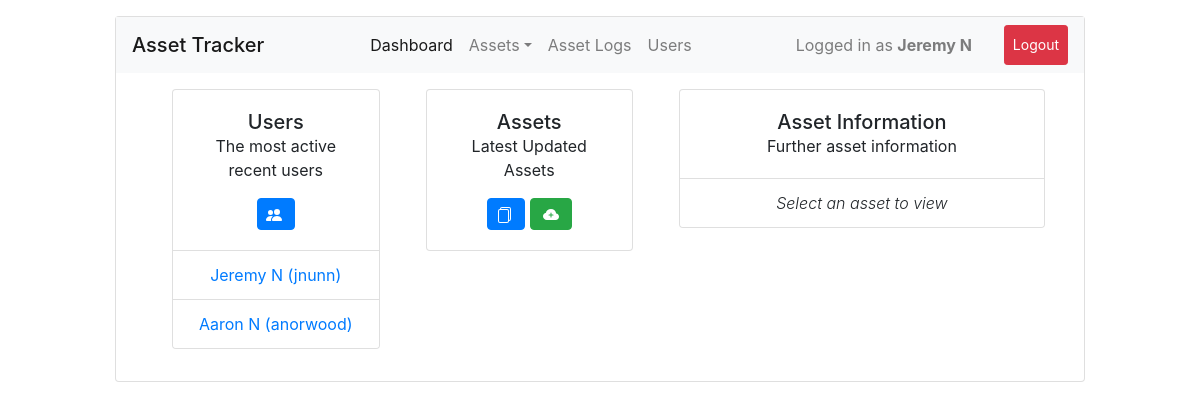
Page / (signed in) on the earlier database version.
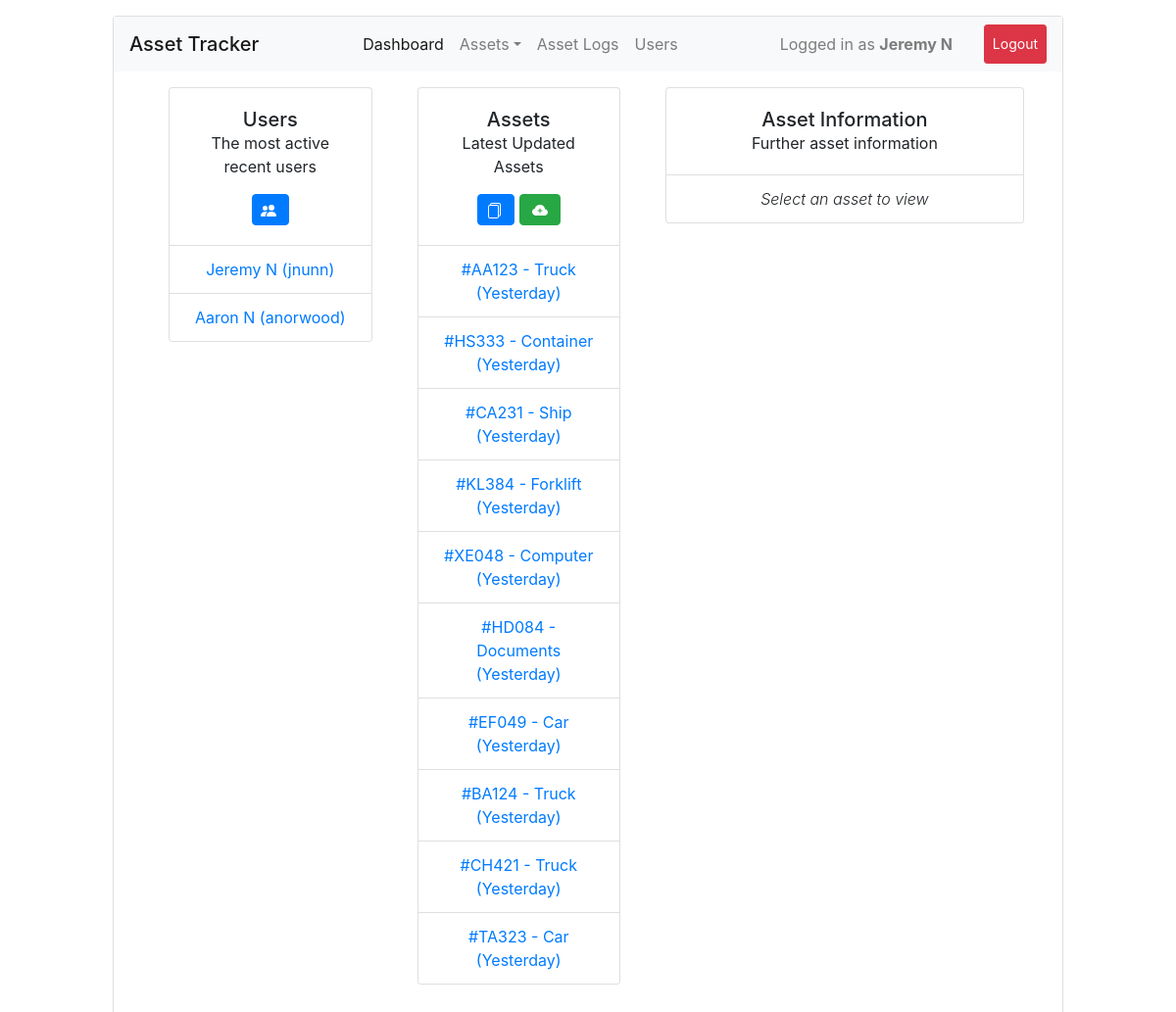
Same page on the later database version.
### db.py (models this page shows)
class AssetStatus(db.Model):
	id = db.Column(db.Integer, primary_key=True)
	ass_id = db.Column(db.String(20), db.ForeignKey('assets.tracking_code'), unique=True, nullable=False)
	status = db.Column(db.String(255), nullable=False)
	note = db.Column(db.Text, nullable=False)
	location = db.Column(db.String(255), nullable=False)
	def_location = db.Column(db.String(255), nullable=False)
	last_updated = db.Column(db.DateTime, default=datetime.utcnow)

class Assets(db.Model):
	id = db.Column(db.Integer, primary_key=True)
	type = db.Column(db.String(50), nullable=False)
	tracking_code = db.Column(db.String(20), nullable=False, unique=True)
	time_created = db.Column(db.DateTime, default=datetime.utcnow)
	status = db.relationship('AssetStatus', backref="asset", lazy=True)

### ui.py (the view)
@ui.route('/', methods=['GET'])
@login_required
def ui_index():
	return render_template("index.html")

### ui.py (called while the page is built)
def login_required(func):
	@wraps(func)
	def wrapper(*args, **kwargs):
		uid = session.get('user')
		if not uid:
			return redirect(url_for('ui.ui_login'))
		u = User.query.filter_by(id=int(uid), active=True).first()
		if not u:
			return redirect(url_for('ui.ui_login'))
		g.user = u
		return func(*args, **kwargs)
	return wrapper

### templates/index.html (shortened to what this page needs)
{% extends "main.html" %}
{% block content %}
<div class="card">
	<div class="card-block pb-3">
		<nav class="navbar navbar-expand navbar-light bg-light">
			<span class="navbar-brand mb-0 h1">Asset Tracker</span>
			<div class="collapse navbar-collapse justify-content-end">
				<div class="navbar-nav">
					<a class="nav-item nav-link active" href="{{ url_for('ui.ui_index') }}">Dashboard</a>
					<div class="nav-item dropdown">
						<a class="nav-link dropdown-toggle" data-toggle="dropdown" href="#" role="button" aria-haspopup="true" aria-expanded="false">Assets</a>
					</div>
					<a class="nav-item nav-link" href="{{ url_for('ui.ui_logs') }}">Asset Logs</a>
					<a class="nav-item nav-link" href="{{ url_for('ui.ui_users') }}">Users</a>
					<span class="px-5"></span>
					<div class="nav-item py-2 navbar-text">Logged in as <span class="font-weight-bold">{{ g.user.name }}</span></div>
					<span class="px-3"></span>
					<a class="nav-item btn btn-danger btn-sm py-2 text-white" href="{{ url_for('api.logout_user') }}">Logout</a>
				</div>
			</div>
		</nav>
	</div>
	<div class="card-block">
		<div class="row pl-5">
			<div class="col-3 mx-2">
				<div class="card">
					<div class="card-body text-center">
						<h5 class="card-title mb-0">Users</h5>
						<p class="card-text">The most active recent users</p>
						<a class="btn btn-primary pb-0 pl-2" href="#" title="View All Users">
						</a>
					</div>
					<ul class="list-group list-group-flush text-center">
					{% for u in list_users_quick() %}
						<li class="list-group-item"><a href="#">{{ u.name }} ({{ u.username }})</a></li>
				 	{% endfor %}
					</ul>
				</div>
			</div>
			<div class="col-3 mx-2">
				<div class="card">
					<div class="card-body text-center">
						<h5 class="card-title mb-0">Assets</h5>
						<p class="card-text">Latest Updated Assets</p>
						<a class="btn btn-primary pb-0 pl-2" href="{{ url_for('ui.ui_assets') }}" title="View All Assets">
						</a>
						<a class="btn btn-success pb-0" href="{{ url_for('ui.ui_assets') }}#add" title="Add Asset">
						</a>
					</div>
					<ul class="list-group list-group-flush text-center">
					{% for a in latest_updated_assets() %}
						<li class="list-group-item"><a href="#" class="asset" asset-id="{{ a.id }}">#{{ a.id }} - {{ a.type }} ({{ a.last_update }})</a></li>
				 	{% endfor %}
					</ul>
				</div>
			</div>
			<div class="col-5 mx-2">
				<div class="card">
					<div class="card-body text-center">
						<h5 class="card-title mb-0">Asset Information</h5>
						<p class="card-text">Further asset information</p>
					</div>
					<ul class="list-group list-group-flush text-center" id="asset-info">
						<li class="list-group-item font-italic font-weight-light">Select an asset to view</li>
					</ul>
				</div>
			</div>
		</div>
	</div>
	<div class="card-block py-3"></div>
</div>
{% endblock %}

Differences in the rows shown:
now on this page (row edited): AssetStatus: id "AA123"
now on this page (row edited): Assets: type "Truck"
now on this page (row edited): AssetStatus: id "HS333"
now on this page (row edited): Assets: type "Container"
now on this page (row edited): AssetStatus: id "CA231"
now on this page (row edited): Assets: type "Ship"
now on this page (row edited): AssetStatus: id "KL384"
now on this page (row edited): Assets: type "Forklift"
now on this page (row edited): AssetStatus: id "XE048"
now on this page (row edited): Assets: type "Computer"
now on this page (row edited): AssetStatus: id "HD084"
now on this page (row edited): Assets: type "Documents"
now on this page (row edited): AssetStatus: id "EF049"
now on this page (row edited): Assets: type "Car"
now on this page (row edited): AssetStatus: id "BA124"
now on this page (row edited): Assets: type "Truck"
now on this page (row edited): AssetStatus: id "CH421"
now on this page (row edited): Assets: type "Truck"
now on this page (row edited): AssetStatus: id "TA323"
now on this page (row edited): Assets: type "Car"
Other differences:
new list line: "# - ( Yesterday )"
